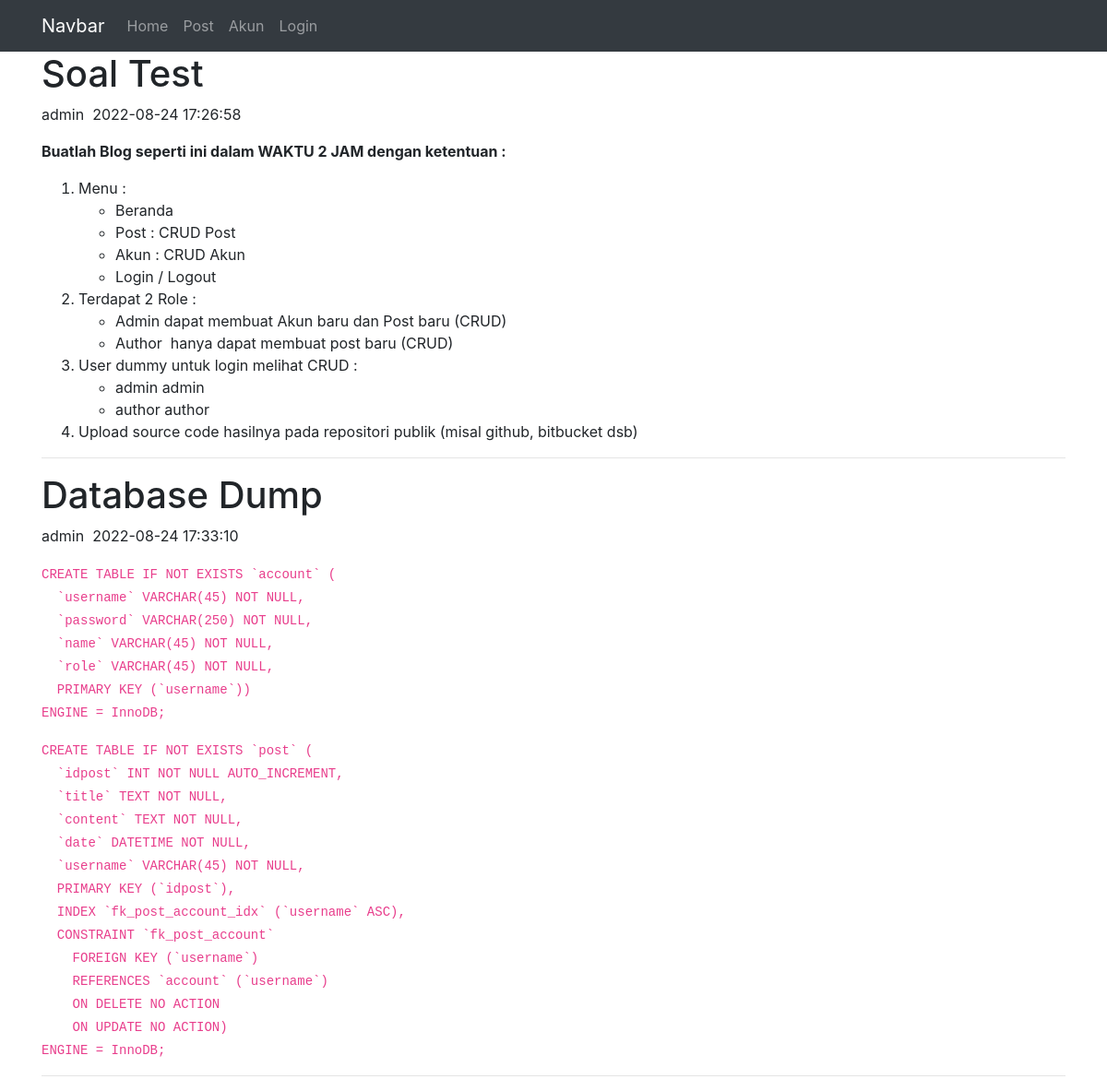
The page / on the database its author committed.
### tables this page shows
CREATE TABLE `post` (
  `idpost` int(11) NOT NULL,
  `title` text NOT NULL,
  `content` text NOT NULL,
  `date` datetime NOT NULL,
  `username` varchar(45) NOT NULL
);

### application/controllers/Index.php (called while the page is built, shortened)
<?php
class Index extends CI_Controller {
    public function __construct() {
        $this->load->model('m_post');
        $this->load->helper('url');
    }
    public function index() {
        $data['post'] = $this->m_post->get();
        $this->load->view('v_index', $data);
    }
}

### index.php (called while the page is built, shortened)
<?php
require_once BASEPATH.'core/CodeIgniter.php';

### application/models/M_post.php (called while the page is built, shortened)
<?php
class M_post extends CI_Model {
    public function get() {
        $this->db->select('*');
        $this->db->from('post');
        $query = $this->db->get();
        return $query->result();
    }
}

### application/views/v_index.php (the view, shortened to what this page needs)
<!DOCTYPE html>
<html lang="en">
<head>
    <link rel="stylesheet" href="https://cdn.jsdelivr.net/npm/bootstrap@4.1.3/dist/css/bootstrap.min.css">
</head>
<body>
<?php $this->load->view('nav') ?>
<div class="container">
    <?php foreach($post as $row): ?>
        <h1><?= $row->title; ?></h1>
        <p><?= $row->username; ?>&nbsp;&nbsp;<?= $row->date; ?></p>
        <p><?= $row->content; ?></p>
        <hr>
    <?php endforeach; ?>
</div>
</body>
</html>

### application/views/nav.php (shortened to what this page needs)
<nav class="navbar navbar-expand-lg navbar-dark bg-dark">
    <div class="container">
        <a class="navbar-brand" href="<?= base_url() ?>">Navbar</a>
        <div class="collapse navbar-collapse" id="navbarNav">
            <ul class="navbar-nav">
                <li class="nav-item">
                    <a class="nav-link" href="<?= base_url('index') ?>">Home</a>
                </li>
                <li class="nav-item">
                    <a class="nav-link" href="<?= base_url('post') ?>">Post</a>
                </li>
                <li class="nav-item">
                    <a class="nav-link" href="<?= base_url('akun') ?>">Akun</a>
                </li>
                <?php if($this->session->userdata('logged_in') == TRUE): ?>
                    <li class="nav-item">
                        <a class="nav-link" href="<?= base_url('login/logout') ?>">Logout (<?php echo $this->session->userdata('name');?>)</a>
                    </li>
                <?php else: ?>
                    <li class="nav-item">
                        <a class="nav-link" href="<?= base_url('login') ?>">Login</a>
                    </li>
                <?php endif; ?>
            </ul>
        </div>
    </div>
</nav>

### rows shown on the page
post: title "Soal Test", username "admin", date "2022-08-24 17:26:58", content "Buatlah Blog seperti ini dalam WAKTU 2 JAM dengan ketentuan : Menu : Beranda Post : CRUD Post Akun : CRUD Akun Login / Logout Terdapat 2 Role : Admin dapat membuat Akun baru dan Post baru (CRUD) Author hanya dapat membuat post baru (CRUD) User dummy untuk login melihat CRUD : admin admin author author Upload source code hasilnya pada repositori publik (misal github, bitbucket dsb)"
post: title "Database Dump", username "admin", date "2022-08-24 17:33:10", content "CREATE TABLE IF NOT EXISTS `account` ( `username` VARCHAR(45) NOT NULL, `password` VARCHAR(250) NOT NULL, `name` VARCHAR(45) NOT NULL, `role` VARCHAR(45) NOT NULL, PRIMARY KEY (`username`)) ENGINE = InnoDB; CREATE TABLE IF NOT EXISTS `post` ( `idpost` INT NOT NULL AUTO_INCREMENT, `title` TEXT NOT NULL, `content` TEXT NOT NULL, `date` DATETIME NOT NULL, `username` VARCHAR(45) NOT NULL, PRIMARY KEY (`idpost`), INDEX `fk_post_account_idx` (`username` ASC), CONSTRAINT `fk_post_account` FOREIGN KEY (`username`) REFERENCES `account` (`username`) ON DELETE NO ACTION ON UPDATE NO ACTION) ENGINE = InnoDB;"
